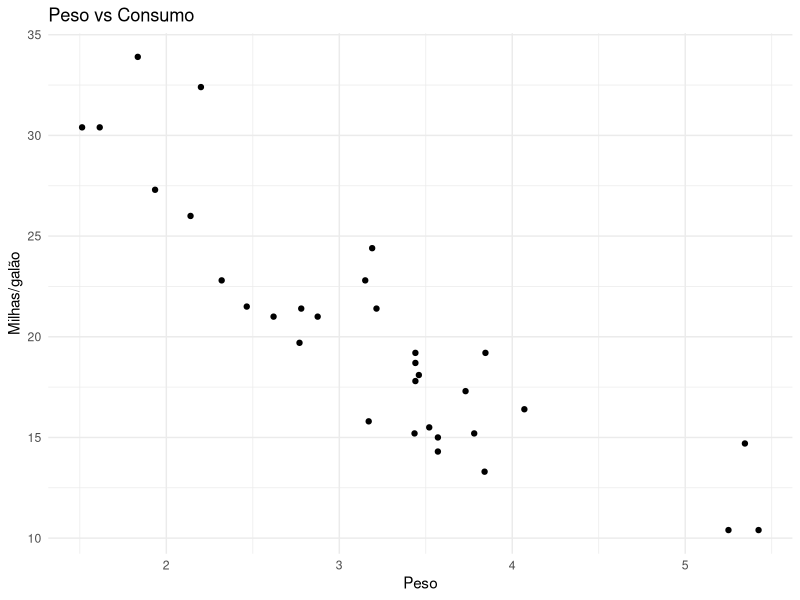

The R script that drew this image:
## ---- chunk 1
#| message: false
library(ggplot2)

ggplot(mtcars, aes(x = wt, y = mpg)) +
  geom_point() +
  labs(title = "Peso vs Consumo", x = "Peso", y = "Milhas/galão") +
  theme_minimal()
